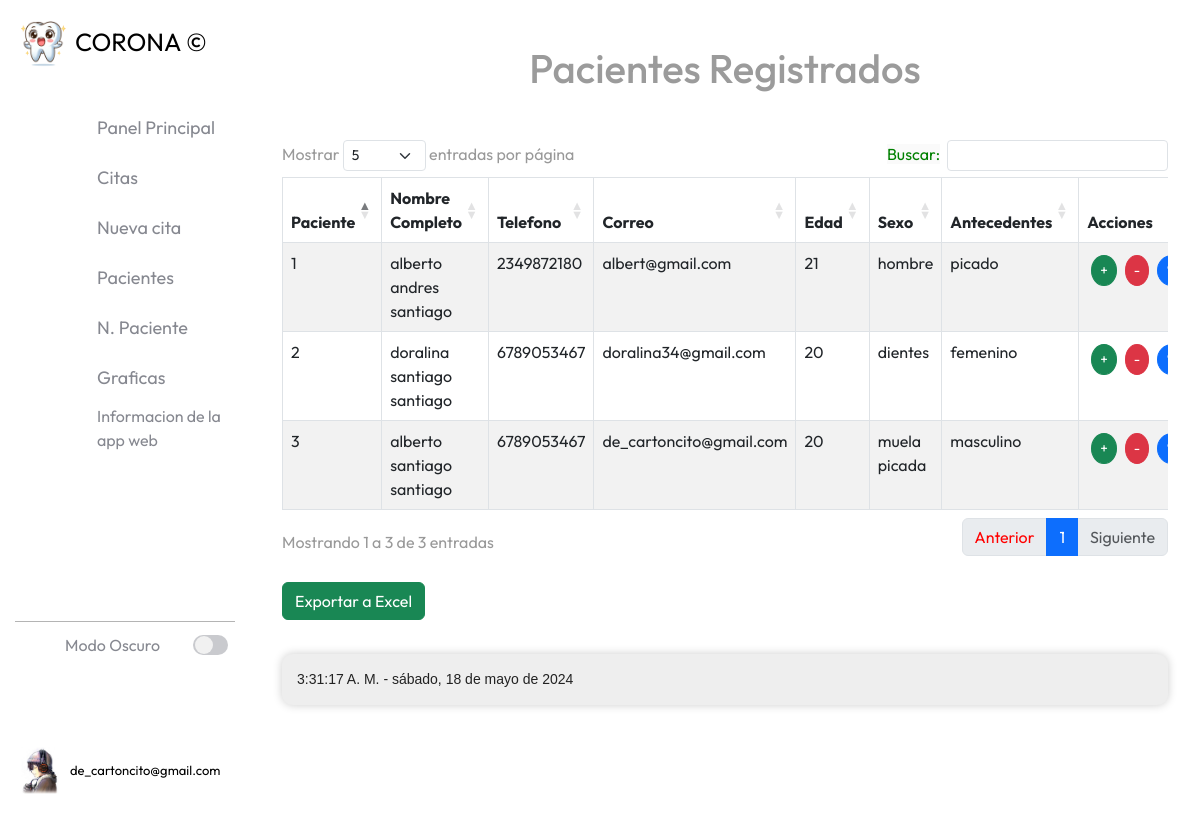
The app's page /pages/pacientes/lista_pacientes.php (signed in) with its own data.
### tables this page shows
CREATE TABLE `pacientes` (
  `id` int(11) NOT NULL,
  `nombre` varchar(50) DEFAULT NULL,
  `apellido_paterno` varchar(50) DEFAULT NULL,
  `apellido_materno` varchar(50) DEFAULT NULL,
  `telefono` varchar(20) DEFAULT NULL,
  `email` varchar(100) DEFAULT NULL,
  `fecha_nacimiento` date DEFAULT NULL,
  `direccion` varchar(255) DEFAULT NULL,
  `historial_medico` text DEFAULT NULL,
  `sexo` varchar(100) DEFAULT NULL
);

### assets/tabla_paciente/tabla_p.php (the view, shortened to what this page needs)
<?php
$servername = "localhost";
$username = "root";
$password = "";
$database = "Dentista_Corona";
$conn = mysqli_connect($servername, $username, $password, $database);
$sql = "SELECT id, nombre, apellido_paterno, apellido_materno, telefono, email, TIMESTAMPDIFF(YEAR, fecha_nacimiento, CURDATE()) AS edad, historial_medico, sexo
FROM pacientes WHERE id = id";
$resultado = mysqli_query($conn, $sql);
?>
<!DOCTYPE html>
<html lang="es">
<head>
    <link href="https://cdn.jsdelivr.net/npm/bootstrap@5.3.0/dist/css/bootstrap.min.css" rel="stylesheet">
    <link href="https://cdn.datatables.net/1.11.5/css/dataTables.bootstrap5.min.css" rel="stylesheet">
    <link rel="stylesheet" href="../../css/tabla_citas.css">
    <link rel="stylesheet" href="../../css/tabla.css">
    <?php require '../../assets/MENU/index.php'; ?>
</head>
<main class="dark-mod">
    <h1 class="my-4" style="text-align: center; color: rgb(155, 155, 155); border: 1px black;">Pacientes Registrados</h1>
    <br>
    <div class="container">
        <div class="table-responsive">
            <table id="dataTable" class="table table-striped table-bordered">
                <thead id="tabla_1">
                    <tr>
                        <th>Paciente</th>
                        <th>Nombre Completo</th>
                        <th>Telefono</th>
                        <th>Correo</th>
                        <th>Edad</th>
                        <th>Sexo</th>
                        <th>Antecedentes</th>
                        <th>Acciones</th>
                    </tr>
                </thead>
                <tbody id="resultados_tabla">
                <?php
                    $numFila = 1;
                        while($fila = mysqli_fetch_assoc($resultado)) {
                            echo "<tr>";
                            echo "<td>".$numFila."</td>";
                            echo "<td>".$fila['nombre']." ".$fila['apellido_paterno']." ".$fila['apellido_materno']."</td>";
                            echo "<td>".$fila['telefono']."</td>";
                            echo "<td>".$fila['email']."</td>";
                            echo "<td>".$fila['edad']."</td>";
                            echo "<td>".$fila['sexo']."</td>";
                            echo "<td>".$fila['historial_medico']."</td>";
                            echo "<td>";
                            echo "<div class='btn-group' role='group'>";
                            echo "<button class='btn btn-success btn-sm rounded-circle m-1 citas-btn' data-bs-toggle='modal' data-bs-target='#citasModal' data-id='".$fila['id']."'>+</button>";
                            echo "<button class='btn btn-danger btn-sm rounded-circle m-1 eliminar-btn' data-id='".$fila['id']."'>-</button>";
                            echo "<button class='btn btn-primary btn-sm rounded-circle m-1 actualizar-btn' data-bs-toggle='modal' data-bs-target='#actualizarModal' data-id='".$fila['id']."'>✎</button>";
                            echo "</div>";
                            echo "</td>";
                            echo "</tr>";
                            $numFila++;
                        }
                        ?>
                </tbody>
            </table>
        </div>
        <br>
        <div>
            <button id="exportar-btn" class="btn btn-success" style="margin-bottom: 10px;">Exportar a Excel</button>
        </div>
        <br>
        <?php require_once '../../assets/fecha/fecha_en_vivo.php'; ?>
    </div>
</main>
</html>

### pages/pacientes/lista_pacientes.php (shortened to what this page needs)
<!DOCTYPE html>
<html lang="en">
<head>
</head>
<?php require '../../assets/tabla_paciente/tabla_p.php' ; ?>
</html>

### assets/MENU/index.php (shortened to what this page needs)
<?php
$correo = $_SESSION['correo'];
?>
<!DOCTYPE html>
<html lang="en">
<head>
    <link rel="stylesheet" href="../../assets/MENU/style.css">
</head>
<body>
    <div class="barra-lateral">
        <div>
            <div class="nombre-pagina">
                    <img src="../../images/home.ico" alt="CORONA" width="55px" height="55px">
                <span>CORONA &copy;</span>
            </div>
        </div>
        <nav class="navegacion">
            <ul>
                <li>
                    <a href="../../pages/inicio/panel_principal.php">
                        <span>Panel Principal</span>
                    </a>
                </li>
                <li>
                    <a href="../../pages/citas/lista_citas.php">
                        <span>Citas</span>
                    </a>
                </li>
                <li>
                    <a href="../../pages/citas/agregar_cita.php">
                        <span>Nueva cita</span>
                    </a>
                </li>
                <li>
                    <a href="../../pages/pacientes/lista_pacientes.php">
                        <span>Pacientes</span>
                    </a>
                </li>
                <li>
                    <a href="../../pages/pacientes/nuevo_paciente.php">
                        <span>N. Paciente</span>
                    </a>
                </li>
                <li>
                    <a href="../../pages/graficas/results.php">
                        <span>Graficas</span>
                    </a>
                </li>
                <li>
                    <a href="#">
                        <span style="font-size: 1em;">Informacion de la
                            <br>app web</span>
                    </a>
                </li>
            </ul>
        </nav>
        <div>
            <div class="linea"></div>
            <div class="modo-oscuro">
                <div class="info">
                    <span style="font-size: 1em;">Modo Oscuro</span>
                </div>
                <div class="modo-oscuro-toggle">
                    <div class="switch" id="modo-oscuro-switch">
                        <div class="base">
                            <div class="circulo"></div>
                        </div>
                    </div>
                </div>
            </div>
            <div class="usuario">
    <img src="../../assets/MENU/Jhampier.jpg" alt="">
    <div class="info-usuario">
        <div class="nombre-email">
            <span class="email"><?php echo $correo; ?></span>
        </div>
    </div>
</div>
        </div>
        </div>
</body>
</html>

### assets/fecha/fecha_en_vivo.php (shortened to what this page needs)
<div id="fecha-hora-container">
</div>

### assets/MENU/style.css (style rules this page uses)
:root { --color-barra-lateral: rgb(255, 255, 255); --color-texto: rgb(0, 0, 0); --color-texto-menu: rgb(134, 136, 144); --color-menu-hover: rgb(238, 238, 238); --color-menu-hover-texto: rgb(0, 0, 0); --color-boton: rgb(0, 0, 0); --color-boton-texto: rgb(255, 255, 255); --color-linea: rgb(180, 180, 180); --color-switch-base: rgb(201, 202, 206); --color-switch-circulo: rgb(241, 241, 241); --color-scroll: rgb(192, 192, 192); --color-scroll-hover: rgb(134, 134, 134); }
.dark-mode, main.dark-mod { --color-barra-lateral: #1C3059; --color-texto: rgb(255, 255, 255); --color-texto-menu: rgb(179, 179, 185); --color-menu-hover: rgb(0, 0, 0); --color-menu-hover-texto: rgb(238, 238, 238); --color-boton: rgb(255, 255, 255); --color-boton-texto: rgb(0, 0, 0); --color-linea: rgb(90, 90, 90); --color-switch-base: rgb(39, 217, 66); --color-switch-circulo: rgb(255, 255, 255); --color-scroll: rgb(68, 69, 74); --color-scroll-hover: rgb(85, 85, 85); --background-color: rgb(0, 0, 0); color: var(--color-texto); }
* { margin: 0; padding: 0; box-sizing: border-box; font-family: 'Outfit', sans-serif; }
body { height: 100vh; width: 100%; }
.barra-lateral { position: fixed; display: flex; flex-direction: column; justify-content: space-between; width: 250px; height: 100%; overflow: hidden; padding: 20px 15px; background-color: var(--color-barra-lateral); transition: width 0.5s ease, background-color 0.3s ease, left 0.5s ease; z-index: 50; }
.barra-lateral span { width: 100px; white-space: nowrap; font-size: 18px; text-align: left; opacity: 1; transition: opacity 0.5s ease, width 0.5s ease; }
.barra-lateral .nombre-pagina { width: 100%; height: 45px; color: var(--color-texto); margin-bottom: 40px; display: flex; align-items: center; }
.barra-lateral .nombre-pagina span { margin-left: 5px; font-size: 25px; }
.barra-lateral .navegacion { height: 100%; overflow-y: auto; overflow-x: hidden; }
.barra-lateral .navegacion li { list-style: none; display: flex; margin-bottom: 5px; }
.barra-lateral .navegacion a { width: 100%; height: 45px; display: flex; align-items: center; text-decoration: none; border-radius: 10px; color: var(--color-texto-menu); }
.barra-lateral .linea { width: 100%; height: 1px; margin-top: 15px; background-color: var(--color-linea); }
.barra-lateral .modo-oscuro { width: 100%; margin-bottom: 80px; border-radius: 10px; display: flex; justify-content: space-between; }
.barra-lateral .modo-oscuro .info { width: 150px; height: 45px; overflow: hidden; display: flex; align-items: center; color: var(--color-texto-menu); }
.barra-lateral .modo-oscuro .switch { display: flex; align-items: center; justify-content: center; min-width: 50px; height: 45px; cursor: pointer; }
.barra-lateral .modo-oscuro .base { position: relative; display: flex; align-items: center; width: 35px; height: 20px; background-color: var(--color-switch-base); border-radius: 50px; }
.barra-lateral .modo-oscuro .circulo { position: absolute; width: 18px; height: 90%; background-color: var(--color-switch-circulo); border-radius: 50%; left: 2px; transition: left 0.5s ease; }
.barra-lateral .usuario { position: relative; }
.barra-lateral .usuario { width: 100%; display: flex; }
.barra-lateral .usuario img { width: 50px; min-width: 50px; border-radius: 10px; }
.barra-lateral .usuario .info-usuario { width: 100%; display: flex; align-items: center; justify-content: space-between; color: var(--color-texto); overflow: hidden; }
.barra-lateral .usuario .nombre-email { width: 100%; display: flex; flex-direction: column; margin-left: 5px; }
.barra-lateral .usuario .email { font-size: 13px; }
main { margin-left: 250px; padding: 20px; transition: margin-left 0.5s ease; }

### assets/fecha/fecha_en_vivo.php (style rules this page uses)
#fecha-hora-container { position: static; top: 90%; left: 50%; background-color: #eeeeee; color: #1C3059; border-radius: 11px; border-color: #010e28; padding: 15px; box-shadow: 0 0 10px rgba(0, 0, 0, 0.2); color: #222; font-family: Arial, sans-serif; font-size: 14px; z-index: 1000; margin-bottom: 10% }

### records on screen
pacientes: nombre "alberto", apellido_paterno "andres", apellido_materno "santiago", telefono "2349872180", email "albert@gmail.com", edad "21", sexo "hombre", historial_medico "picado"
pacientes: nombre "doralina", apellido_paterno "santiago", apellido_materno "santiago", telefono "6789053467", email "doralina34@gmail.com", edad "20", sexo "dientes", historial_medico "femenino"
pacientes: nombre "alberto", apellido_paterno "santiago", apellido_materno "santiago", telefono "6789053467", email "de_cartoncito@gmail.com", edad "20", sexo "muela picada", historial_medico "masculino"

### other values on screen
$correo "de_cartoncito@gmail.com"
